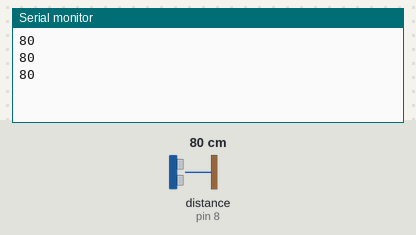
This sketch was run on a simulated Arduino Uno, built with avr-gcc and run on an emulated ATmega328P. On the bench: the last lines printed to the serial monitor. Wiring (inferred from the names in the program): ultrasonic range finder: trigger pin 7; echo pin 8. The test bench sets the inputs (shaded band); at power-on: distance to the obstacle (sensor on pin 8) 80 cm. The echo pulse lasts 58.3 µs per cm.

Above: at 1.3 s.
1.4 s: distance to the obstacle (sensor on pin 8) set to 2 cm
At 1.9 s:
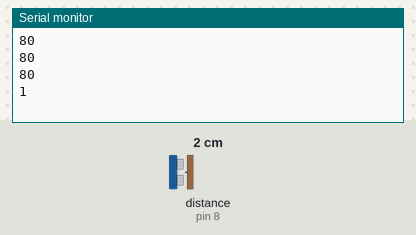
2.9 s: distance to the obstacle (sensor on pin 8) set to 4 cm
At 3.4 s:
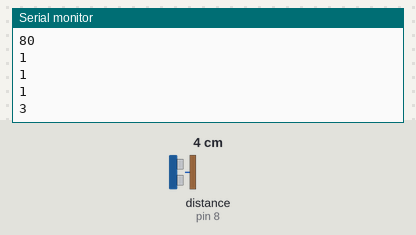
Timing chart, 0 to 5.9 s (numbered marks = the images above; inputs shaded):
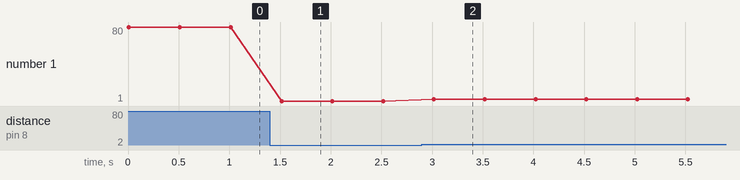

Measured:
- after the input at 1.4 s, the serial monitor: prints a new line after 0.12 s (image 1)
- after the input at 2.9 s, the serial monitor: prints a new line after 0.12 s (image 2)
- plotted number 1: 80 → 1 after the input at 1.4 s, 1 → 3 after the input at 2.9 s

The sketch:

HC-SR04_without_library.ino
```cpp
const int Trig = 7;
const int Echo = 8;           // обозначим к какой ножке и что подключаем


void setup(){
  pinMode(Trig, OUTPUT);
  pinMode(Echo, INPUT);
  Serial.begin(9600);         // Инициализируем сериал порт, дабы вывести результат на монитор
}

unsigned int time_us=0;       // Переменная для хранения временного интервала
unsigned int distance_sm=0;   // Переменная для хранения расстояния в сантиметрах

void loop()
{
  digitalWrite(Trig, HIGH);    // Подаем сигнал на выход микроконтроллера
  delayMicroseconds(10);       // Удерживаем 10 микросекунд
  digitalWrite(Trig, LOW);     // Затем убираем
  time_us=pulseIn(Echo, HIGH); // Замеряем длину импульса
  distance_sm=time_us/58; // Пересчитываем в сантиметры
  if (distance_sm<928){
    Serial.println(distance_sm); // Выводим на порт
  }
  delay(500);
}
```
